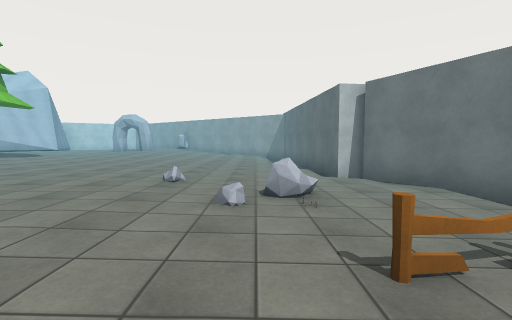
[1] (above)

18 first-person views from a walk through a 3-D level made in the Unity game engine. The camera is 1.3 m above the floor, tilts 4° down and sees 85° across. The floor is counted in squares, 2 m on a side. Each view is taken from the middle of a square. On the plan, view 1 faces up. The plan holds only what a view shows up to about 9 squares ahead; the rest is blank. The place goes on beyond the plan. The player is left out. Some animated figures are not drawn. Surface patterns are stand-ins for the level's own textures.

[2]
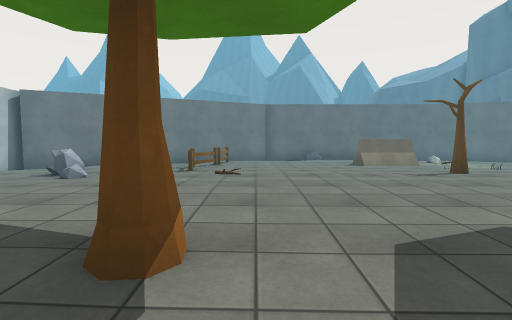

[3]
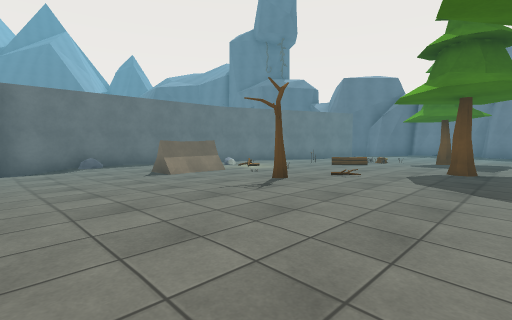

[4]
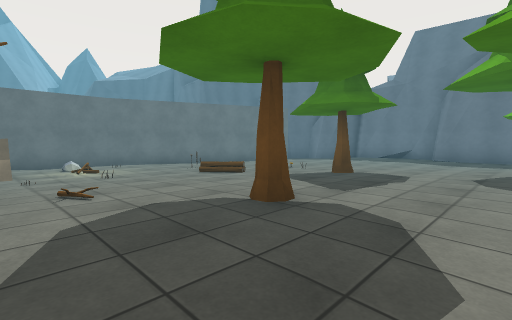

[5]
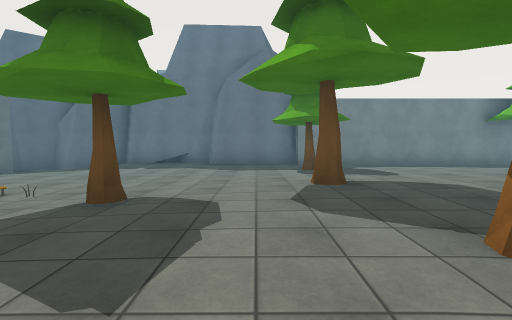

[6]
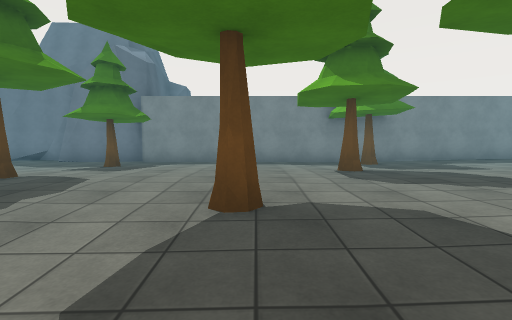

[7]
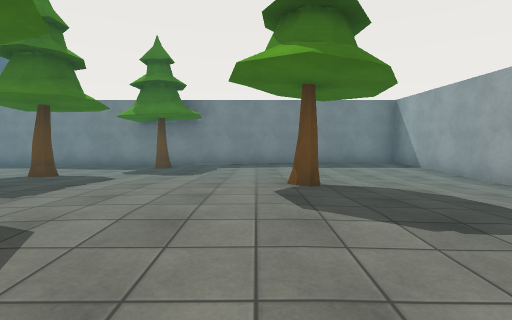

[8]
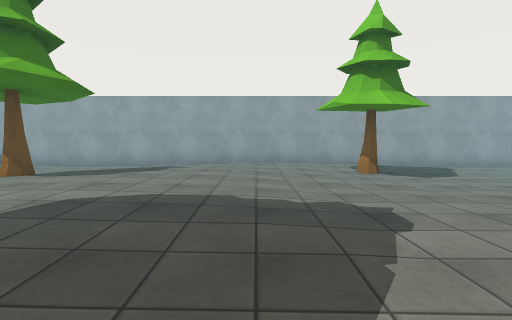

[9]
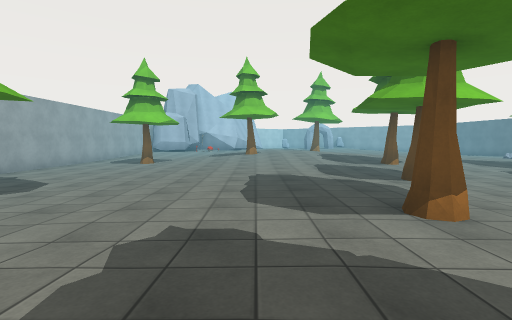

[10]
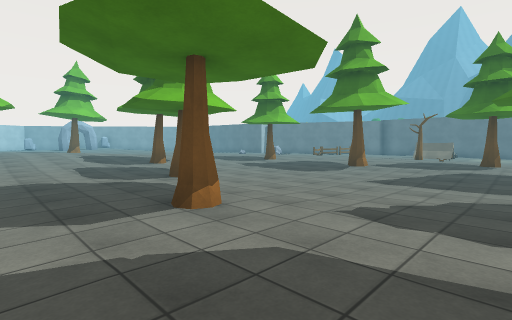

[11]
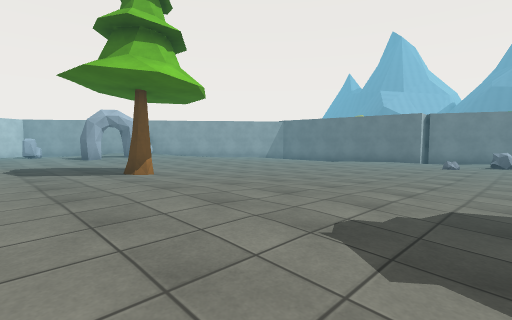

[12]
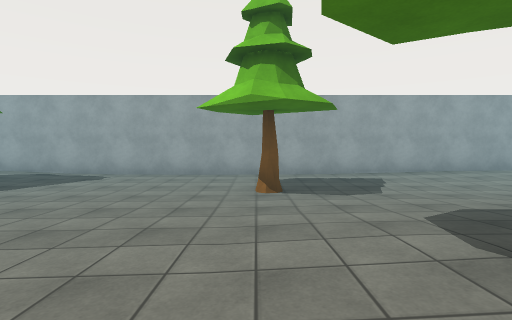

[13]
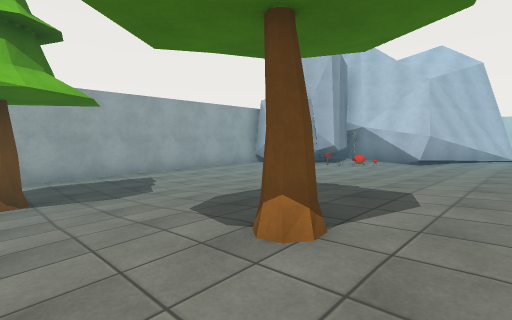

[14]
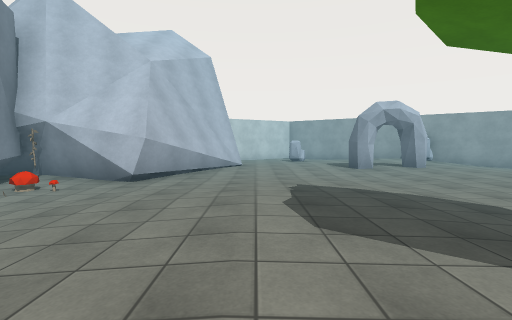

[15]
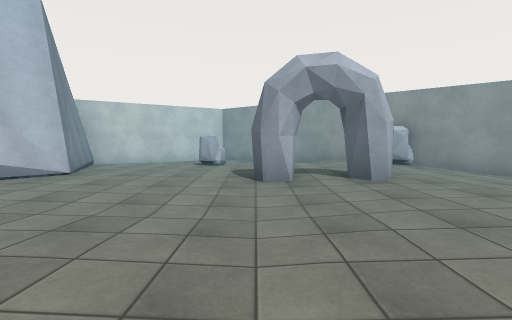

[16]
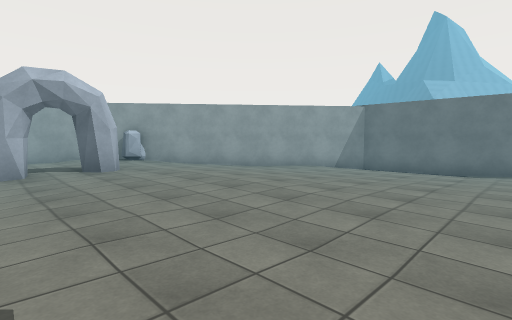

[17]
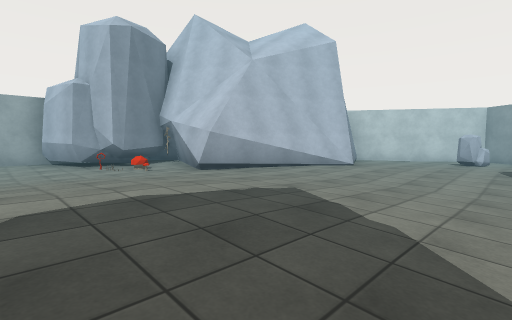

[18]
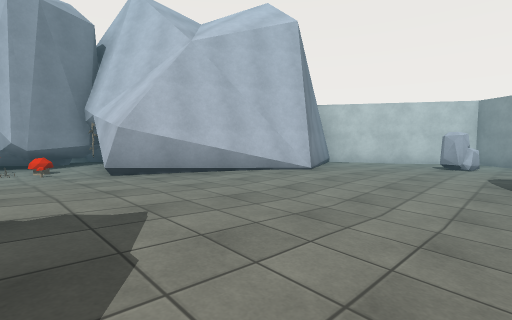

### Floor plan
Key: @ floor where view 1 was taken; # wall or solid block; . main floor; : floor 0.25 m higher than the main floor; - floor 0.25 m lower than the main floor; + floor 0.5 m higher than the main floor; _ floor 0.5 m lower than the main floor; / step, stairs or slope; T tree; R rock; F fence; E tent; O other object.
Columns run from 19 left of view 1 to 6 right of it. Each row starts with its distance up from view 1.
 22          ###
 21        ###.##
 20       ##....##
 19       #...R..#
 18       #.....::R##
 17       ##....:::.##
 16        #...R.R:..#
 15       ##:....::..-
 14   ## ##......::./---
 13  RR###..:....::..--/
 12   RRO..:::....:..--/_#
 11  RROO.:::::......--/_#
 10 #...../:+:::......--_#
  9 #..-../:++T:......---#
  8 #.--.//:++::......---#
  7 #.--.//:++:::.....---##
  6 #---.//++++::......--/#
  5 #---//:T+++:::..../---##
  4 #---./::+++:::.....R///#
  3 #--T-..:::::::.....RO-/#
  2 #----..:::/T  .......--
  1 #----....../ ..T....F-OO
  0 #----..............@.--- #
 -1 #----.....T----......----#
 -2 #----......----......----#
 -3 #..T-......----T.....-E--#
 -4 #........T.----....T.-E--#
 -5 #..........----.....-O--/#
 -6 #......:....--...T..-O-- #
 -7 #..:::::............---- #
 -8 #..:::::T..T..T....--O--
 -9 #...:::::.........T----/
-10 #-..T:::...:::.T..-O-O
-11 #--......T.......-----
-12 #--.............------/
-13 #.......--.....T------/#
-14 #......-T------------/__
-15 ###############------/##
-16                 ##

Where each view was taken, in squares from view 1:
view 1: 0 up, 0 right, facing up
view 2: 0 up, 5 left, facing right
view 3: 0 up, 3 left, facing down-right
view 4: 4 down, 4 left, facing down-right
view 5: 6 down, 3 left, facing down
view 6: 6 down, 8 left, facing down
view 7: 6 down, 14 left, facing down
view 8: 6 down, 10 left, facing left
view 9: 7 down, 12 left, facing up
view 10: 7 down, 12 left, facing up-right
view 11: 3 up, 11 left, facing up-right
view 12: 3 up, 11 left, facing left
view 13: 3 up, 11 left, facing up-left
view 14: 7 up, 11 left, facing up
view 15: 11 up, 8 left, facing up
view 16: 9 up, 8 left, facing up-right
view 17: 9 up, 8 left, facing up-left
view 18: 11 up, 8 left, facing up-left
